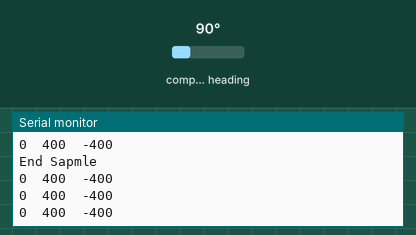
Simulated run of this sketch. Board: Arduino Uno, built with avr-gcc and run on an emulated ATmega328P. Shown: the last lines printed to the serial monitor. Wiring (inferred from the names in the program): HMC5883L compass at I2C address 0x1E. The test bench sets the inputs (shaded band); at power-on: compass heading 90°.

Above: at 6.2 s.
6.3 s: compass heading set to 7°
At 6.9 s:
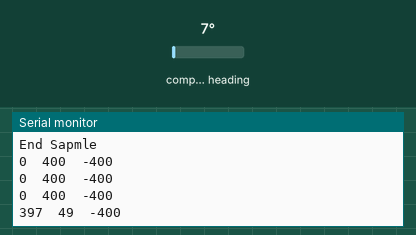
7.8 s: compass heading set to 180°
At 8.4 s:
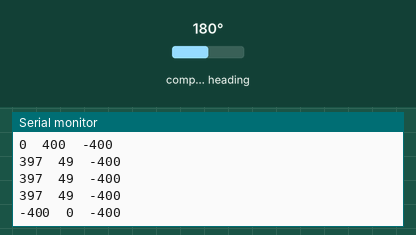
Timing chart, 0 to 10.8 s (numbered marks = the images above; inputs shaded):
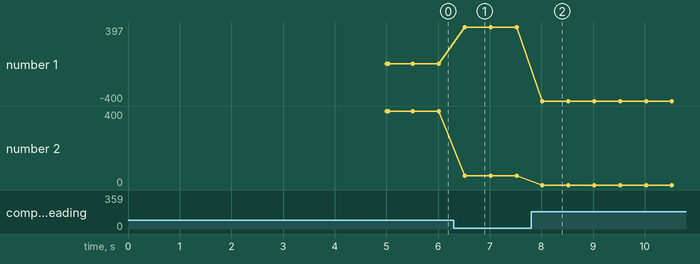

The sketch:

TestCar.ino
```cpp
#include <Wire.h> //I2C Arduino Library

#define address 0x1E

void readData(int16_t* x, int16_t* z, int16_t* y)
{
  //Tell the HMC5883L where to begin reading data
  Wire.beginTransmission(address);
  Wire.write(0x03); //select register 3, X MSB register
  Wire.endTransmission();
  //Read data from each axis, 2 registers per axis
  Wire.requestFrom(address, 6);
  if(6<=Wire.available())
  {
    *x = Wire.read()<<8; //X msb
    *x |= Wire.read(); //X lsb
    *z = Wire.read()<<8; //Z msb
    *z |= Wire.read(); //Z lsb
    *y = Wire.read()<<8; //Y msb
    *y |= Wire.read(); //Y lsb
  }
}

void setup() {
  //Initialize Serial and I2C communications
  Serial.begin(9600);
  Wire.begin();
  Serial.println("Start Sample");

  //Put the HMC5883 IC into the correct operating mode
  Wire.beginTransmission(address); //open communication with HMC5883
  Wire.write(0x02); //select mode register
  Wire.write(0x00); //continuous measurement mode
  Wire.endTransmission();

  // get stability values
  int16_t x,y,z;
  int32_t tx, ty, tz;
  tx = 0;
  ty = 0;
  tz = 0;
  for(int i = 0; i < 10; i++) {
    readData(&x,&z,&y);
    tx+=x;
    ty+=y;
    tz+=z;
    delay(500);
  }
  x = tx / 10;
  y = ty / 10;
  z = tz / 10;
  Serial.print(x);
  Serial.print("\t");
  Serial.print(y);
  Serial.print("\t");
  Serial.print(z);
  Serial.print("\t");
  Serial.println();
  Serial.println("End Sapmle");
}

void loop() {
  while(true) {
    int16_t x,y,z;
    readData(&x,&z,&y);
    Serial.print(x);
  Serial.print("\t");
  Serial.print(y);
  Serial.print("\t");
  Serial.print(z);
  Serial.print("\t");
  Serial.println();
    delay(500);
  }
}
```

Measured:
- after the input at 6.3 s, the serial monitor: prints a new line after 0.22 s (image 1)
- after the input at 7.8 s, the serial monitor: prints a new line after 0.22 s (image 2)
- plotted number 1: 0 → 397 after the input at 6.3 s
- plotted number 2: 400 → 49 after the input at 6.3 s
